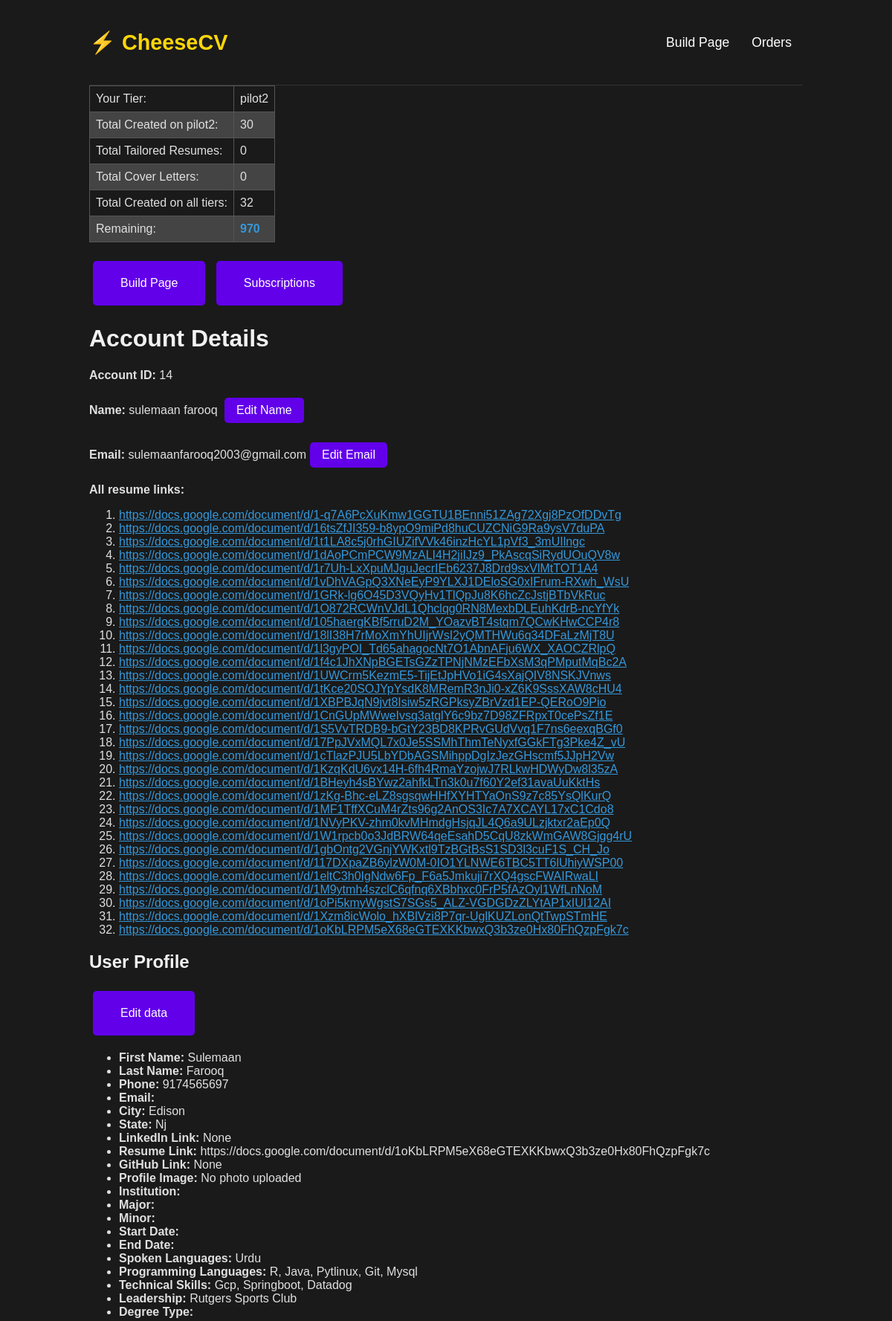
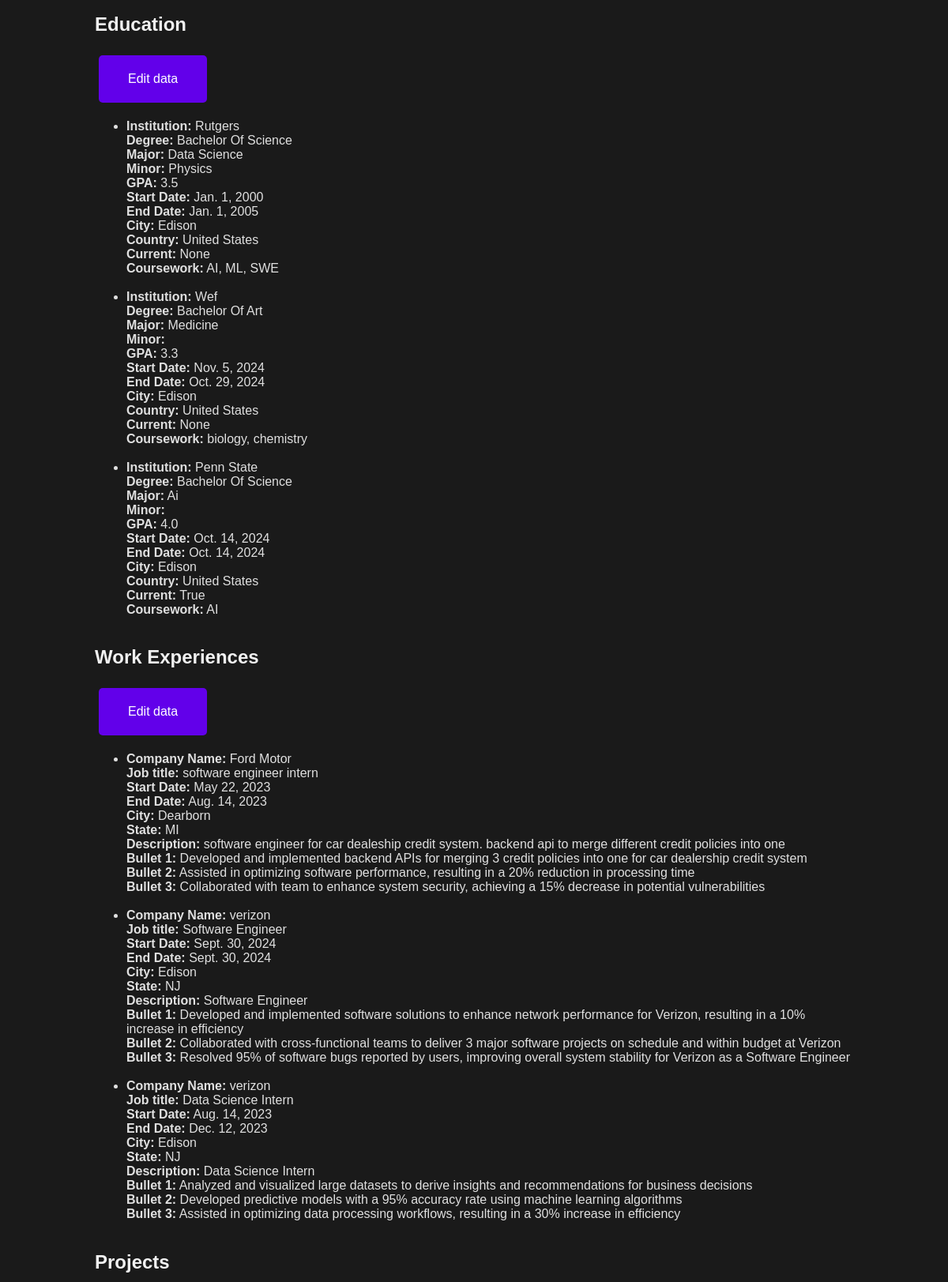
Screenshot of /14/account/ (signed in, upper part) with the database file from the repository (2 pictures, top to bottom).
### resume_app/models.py (models this page shows, shortened)
class Account(models.Model):
    id = models.AutoField(primary_key=True)
    user = models.ForeignKey(User, on_delete=models.CASCADE, null=True, related_name='account_user')
    name = models.CharField(max_length=255, unique=True)  # needs to be unique
    password = models.CharField(max_length=255)  # Store hashed password
    email = models.EmailField()
    tier = models.CharField(max_length=255, default="free")
    educations = models.ForeignKey('Education', on_delete=models.SET_NULL, null=True, related_name='education_account')
    user_profile = models.ForeignKey('UserProfile', on_delete=models.SET_NULL, null=True, related_name='user_profile_account')
    user_plan = models.ForeignKey('Plan', on_delete=models.SET_NULL, null=True, related_name='user_plan')
    user_payment = models.ForeignKey('Payment', on_delete=models.SET_NULL, null=True, related_name='user_payment')
    resume_links = models.CharField(max_length=100000, blank=True, null=True, help_text="Separate links with commas")
    unique_words = models.CharField(max_length=10000000, blank=True, null=True, help_text="Separate actions words with commas")
    reset_password_code = models.CharField(max_length=255, null=True)
    is_active = models.BooleanField(default=True)
    def get_resume_links(self):
        return self.resume_links.split(',') if self.resume_links else []

class Plan(models.Model):
    id = models.AutoField(primary_key=True)
    type = models.CharField(max_length=255, default="free")
    account = models.ForeignKey(Account, on_delete=models.CASCADE, null=True)
    forms_remaining = models.IntegerField(default=2)
    forms_filled_on_current_plan = models.IntegerField(default=0)
    total_forms_filled = models.IntegerField(default=0)
    total_cover_letters = models.IntegerField(default=0)
    total_tailored_resumes = models.IntegerField(default=0)
    subscription_ids = models.CharField(max_length=100000, blank=True, null=True, help_text="subscription_ids seperated by commas")

class UserProfile(models.Model):
    def profile_image_upload_to(instance, filename):
        return f"profile_pictures/{instance.account.id}.jpg"
    id = models.AutoField(primary_key=True)
    account = models.ForeignKey(Account, on_delete=models.CASCADE, null=True, related_name='account_user_profile')
    first_name = models.CharField(max_length=255)
    last_name = models.CharField(max_length=255)
    phone = models.CharField(max_length=15)
    city = models.CharField(max_length=255)
    state = models.CharField(max_length=255)
    linkedin_link = models.CharField(blank=True, null=True, max_length=255)
    resume_link = models.URLField(blank=True, null=True)
    github_link = models.CharField(blank=True, null=True, max_length=255)
    website_link = models.URLField(blank=True, null=True)
    profile_image = models.ImageField(upload_to=profile_image_upload_to, storage=OverwriteStorage(), blank=True, null=True)
    spoken_languages = models.CharField(max_length=255, blank=True, null=True)
    programming_languages = models.CharField(max_length=255, blank=True, null=True)
    technical_skills = models.CharField(max_length=255, blank=True, null=True)
    leadership = models.CharField(max_length=255, blank=True, null=True)

class Education(models.Model):
    id = models.AutoField(primary_key=True)
    account = models.ForeignKey(Account, on_delete=models.CASCADE, null=True, related_name='account_education')
    institution = models.CharField(max_length=255, blank=True, null=True)
    major = models.CharField(max_length=255, blank=True, null=True)
    minor = models.CharField(max_length=255, blank=True, null=True)
    GPA = models.CharField(max_length=255, blank=True, null=True)
    start_date = models.DateField(default=date.today, null=True)
    end_date = models.DateField(default=date.today, null=True)
    city = models.CharField(max_length=255, blank=True, null=True)
    country = models.CharField(max_length=255, blank=True, null=True)
    current = models.BooleanField(default=False, null=True)
    coursework = models.CharField(max_length=1000, blank=True, null=True)
    DEGREE_CHOICES = [
        ('Bachelor of Science', 'Bachelor of Science'),
        ('Bachelor of Art', 'Bachelor of Art'),
        ('Master of Arts', 'Master of Arts'),
        ('Master of Science', 'Master of Science'),
        ('Master of Business Administration', 'Master of Business Administration'),
        ('Associate of Arts', 'Associate of Arts'),
        ('Associate of Science', 'Associate of Science'),
        ('Associate of Business Administration', 'Associate of Business Administration'),
        ('Associate of Engineering', 'Associate of Engineering'),
        ('Associate of Nursing', 'Associate of Nursing'),
    ]
    degree_type = models.CharField(
        max_length=100,
        choices=DEGREE_CHOICES,
        blank=True,
        null=True,
    )

class WorkExperience(models.Model):
    account = models.ForeignKey(Account, on_delete=models.CASCADE, null=True, related_name='work_experiences')
    company_name = models.CharField(max_length=255, validators=[MinLengthValidator(1)])
    job_title = models.CharField(max_length=255, validators=[MinLengthValidator(1)])
    start_date = models.DateField()
    end_date = models.DateField(null=True)
    currently_working = models.BooleanField(default=False)
    city = models.CharField(max_length=255, validators=[MinLengthValidator(1)])
    state = models.CharField(max_length=2, validators=[MinLengthValidator(2), MaxLengthValidator(2)])
    description = models.TextField(validators=[MinLengthValidator(1)])
    bullet1 = models.CharField(max_length=255, validators=[MinLengthValidator(1)])
    bullet2 = models.CharField(max_length=255, validators=[MinLengthValidator(1)])
    bullet3 = models.CharField(max_length=255, validators=[MinLengthValidator(1)])

### resume_app/views.py (the view)
# urls.py: path('<int:account_id>/account/', account, name='account'),
@login_required
def account(request , account_id):
    account = Account.objects.get(id=account_id)
    user_plan = Plan.objects.get(account = account)
    user_profile = UserProfile.objects.get(account = account)
    educations = Education.objects.filter(account=account)
    work_experiences = WorkExperience.objects.filter(account=account)
    projects = Project.objects.filter(account=account)
    context = {
        'account' : account ,
        'user_plan': user_plan ,
        'user_profile' : user_profile ,
        'educations' : educations ,
        'remaining' : user_plan.forms_remaining - user_plan.forms_filled_on_current_plan,
        'work_experiences' : work_experiences,
        'projects' : projects
    }
    return render (request, "account.html", context)

### resume_app/templates/account.html (shortened to what this page needs)
{% extends 'index.html' %}
{% load static %}
{% block header_links %}
        <a href="{% url 'confirmation' account_id=account.id %}">  Build Page </a>
        <a href="{% url 'subscriptions' account_id=account.id %}">  Orders </a>
{% endblock %}
{% block content %}
<div>
<div class="user-info-container">
    <table class="user-info-table">
        <tr>
            <td>Your Tier:</td>
            <td>{{account.tier}}</td>
        </tr>
        <tr>
            <td>Total Created on {{account.tier}}:</td>
            <td>{{user_plan.forms_filled_on_current_plan}}</td>
        </tr>
        <tr>
            <td>Total Tailored Resumes:</td>
            <td>{{user_plan.total_tailored_resumes}} </td>
        </tr>
        <tr>
            <td>Total Cover Letters:</td>
            <td>{{user_plan.total_cover_letters}} </td>
        </tr>
        <tr>
            <td>Total Created on all tiers:</td>
            <td>{{user_plan.total_forms_filled}} </td>
        </tr>
        <tr>
            <td>Remaining:</td>
            <td> <b> {{remaining}} </b> </td>
        </tr>
    </table>
    <a href="{% url 'confirmation' account_id=account.id %}" class="reload_resume_and_website-button">
        <button type="button"> Build Page </button>
    </a>
    <a href="{% url 'subscriptions' account_id=account.id %}" class="reload_resume_and_website-button">
        <button type="button">  Subscriptions </button>
    </a>
    <h1>Account Details</h1>
    <p><strong>Account ID:</strong> {{ account.id }}</p>
    <p><strong> Name:</strong> {{ account.name }} <button id="edit-name-btn">Edit Name</button> </p>
    <p><strong> Email:</strong> {{ account.email }}<button id="edit-email-btn">Edit Email</button> </p>
    <p><strong>All resume links:</strong>
    {% if account.resume_links %}
    <ol>
        {% for link in account.get_resume_links %}
        <li><a href="{{ link }}" target="_blank">{{ link }}</a></li>
        {% endfor %}
    </ol>
    {% else %}
    <p>No resume links available.</p>
    {% endif %}
    <h2>User Profile</h2>
    <a href="{% url 'form' account_id=account.id %}" class="reload_resume_and_website-button">
        <button type="button"> Edit data </button>
    </a>
    <ul>
        <li><strong>First Name:</strong> {{ user_profile.first_name }}</li>
        <li><strong>Last Name:</strong> {{ user_profile.last_name }}</li>
        <li><strong>Phone:</strong> {{ user_profile.phone }}</li>
        <li><strong>Email:</strong> {{ user_profile.email }}</li>
        <li><strong>City:</strong> {{ user_profile.city }}</li>
        <li><strong>State:</strong> {{ user_profile.state }}</li>
        <li><strong>LinkedIn Link:</strong> {{ user_profile.linkedin_link }}</li>
        <li><strong>Resume Link:</strong> {{ user_profile.resume_link }}</li>
        <li><strong>GitHub Link:</strong> {{ user_profile.github_link }}</li>
        {% if user_profile.profile_image %}
            <li><strong>Profile Image:</strong> <img src="{{ user_profile.profile_image.url }}" alt="Profile Image"></li>
        {% else %}
        <li><strong>Profile Image:</strong> No photo uploaded </li>
        {% endif %}
        <li><strong>Institution:</strong> {{ user_profile.institution }}</li>
        <li><strong>Major:</strong> {{ user_profile.major }}</li>
        <li><strong>Minor:</strong> {{ user_profile.minor }}</li>
        <li><strong>Start Date:</strong> {{ user_profile.start_date }}</li>
        <li><strong>End Date:</strong> {{ user_profile.end_date }}</li>
        <li><strong>Spoken Languages:</strong> {{ user_profile.spoken_languages }}</li>
        <li><strong>Programming Languages:</strong> {{ user_profile.programming_languages }}</li>
        <li><strong>Technical Skills:</strong> {{ user_profile.technical_skills }}</li>
        <li><strong>Leadership:</strong> {{ user_profile.leadership }}</li>
        <li><strong>Degree Type:</strong> {{ user_profile.get_degree_type_display }}</li>
    </ul>
    <h2>Education</h2>
    <a href="{% url 'form' account_id=account.id %}" class="reload_resume_and_website-button">
        <button type="button"> Edit data </button>
    </a>
    <ul>
        {% for education in educations %}
            <li>
                <strong>Institution:</strong> {{ education.institution }}<br>
                <strong>Degree:</strong> {{ education.degree_type }}<br>
                <strong>Major:</strong> {{ education.major }}<br>
                <strong>Minor:</strong> {{ education.minor }}<br>
                <strong>GPA:</strong> {{ education.GPA }}<br>
                <strong>Start Date:</strong> {{ education.start_date }}<br>
                <strong>End Date:</strong> {{ education.end_date }}<br>
                <strong>City:</strong> {{ education.city }}<br>
                <strong>Country:</strong> {{ education.country }}<br>
                <strong>Current:</strong> {{ education.current }}<br>
                <strong>Coursework:</strong> {{ education.coursework }}
            </li>  <br>
        {% endfor %}
    </ul>
    <h2>Work Experiences</h2>
    <a href="{% url 'form' account_id=account.id %}" class="reload_resume_and_website-button">
        <button type="button"> Edit data </button>
    </a>
    <ul>
            {% for work_experience in work_experiences %}
                <li>
                    <strong>Company Name:</strong> {{ work_experience.company_name }}<br>
                    <strong>Job title:</strong> {{ work_experience.job_title }}<br>
                    <strong>Start Date:</strong> {{ work_experience.start_date }}<br>
                    <strong>End Date:</strong> {{ work_experience.end_date }}<br>
                    <strong>City:</strong> {{ work_experience.city }}<br>
                    <strong>State:</strong> {{ work_experience.state }}<br>
                    <strong>Description:</strong> {{ work_experience.description }}<br>
                    <strong>Bullet 1:</strong> {{ work_experience.bullet1 }}<br>
                    <strong>Bullet 2:</strong> {{ work_experience.bullet2 }}<br>
                    <strong>Bullet 3:</strong> {{ work_experience.bullet3 }}
                </li>
                <br>
            {% endfor %}
    </ul>
    <h2>Projects</h2>
</div>
{% endblock %}

### resume_app/templates/index.html (style rules this page uses)
body { padding: 0 10%; margin: 0; background-color: #121212; color: #ffffff; font-family: 'Poppins', sans-serif; }
html { scroll-behavior: smooth; }
.header-nav a { color: #ffffff; margin: 0 15px; text-decoration: none; font-size: 1.1em; }

### resume_app/templates/account.html (style rules this page uses)
body { font-family: 'Arial', sans-serif; background-color: #1a1a1a; color: #e0e0e0; }
h1, h2 { color: #f1f1f1; }
button { background-color: #ffd60a; color: white; padding: 10px 15px; border: none; border-radius: 4px; cursor: pointer; }
.user-info-table { width: auto; border-collapse: collapse; margin-bottom: 20px; }
.user-info-table td { padding: 8px; border: 1px solid #555; text-align: left; color: #e0e0e0; }
.user-info-table tr:nth-child(even) { background-color: #444; }
.user-info-table b { color: #3498db; }
.reload_resume_and_website-button, button { background-color: #6200ea; color: white; border: none; padding: 8px 16px; text-align: center; text-decoration: none; display: inline-block; font-size: 16px; margin: 5px; cursor: pointer; border-radius: 5px; }
a { color: #3498db; }

### rows the page displays
Account: tier "pilot2", id "14", name "sulemaan farooq", email "sulemaanfarooq2003@gmail.com"
Plan: forms_filled_on_current_plan "30", total_tailored_resumes "0", total_cover_letters "0", total_forms_filled "32"
UserProfile: first_name "Sulemaan", last_name "Farooq", phone "9174565697", city "Edison", state "Nj", linkedin_link "None", resume_link "https://docs.google.com/document/d/1oKbLRPM5eX68eGTEXKKbwxQ3b3ze0Hx80FhQzpFgk7c", github_link "None", spoken_languages "Urdu", programming_languages "R, Java, Pytlinux, Git, Mysql", technical_skills "Gcp, Springboot, Datadog", leadership "Rutgers Sports Club"
Education: institution "Rutgers", degree_type "Bachelor Of Science", major "Data Science", minor "Physics", GPA "3.5", start_date "Jan. 1, 2000", end_date "Jan. 1, 2005", city "Edison", country "United States", current "None", coursework "AI, ML, SWE"
Education: institution "Wef", degree_type "Bachelor Of Art", major "Medicine", GPA "3.3", start_date "Nov. 5, 2024", end_date "Oct. 29, 2024", city "Edison", country "United States", current "None", coursework "biology, chemistry"
Education: institution "Penn State", degree_type "Bachelor Of Science", major "Ai", GPA "4.0", start_date "Oct. 14, 2024", end_date "Oct. 14, 2024", city "Edison", country "United States", current "True", coursework "AI"
WorkExperience: company_name "Ford Motor", job_title "software engineer intern", start_date "May 22, 2023", end_date "Aug. 14, 2023", city "Dearborn", state "MI", description "software engineer for car dealeship credit system. backend api to merge different credit policies into one", bullet1 "Developed and implemented backend APIs for merging 3 credit policies into one for car dealership credit system", bullet2 "Assisted in optimizing software performance, resulting in a 20% reduction in processing time", bullet3 "Collaborated with team to enhance system security, achieving a 15% decrease in potential vulnerabilities"
WorkExperience: company_name "verizon", job_title "Software Engineer", start_date "Sept. 30, 2024", end_date "Sept. 30, 2024", city "Edison", state "NJ", description "Software Engineer", bullet1 "Developed and implemented software solutions to enhance network performance for Verizon, resulting in a 10% increase in efficiency", bullet2 "Collaborated with cross-functional teams to deliver 3 major software projects on schedule and within budget at Verizon", bullet3 "Resolved 95% of software bugs reported by users, improving overall system stability for Verizon as a Software Engineer"
WorkExperience: company_name "verizon", job_title "Data Science Intern", start_date "Aug. 14, 2023", end_date "Dec. 12, 2023", city "Edison", state "NJ", description "Data Science Intern", bullet1 "Analyzed and visualized large datasets to derive insights and recommendations for business decisions", bullet2 "Developed predictive models with a 95% accuracy rate using machine learning algorithms", bullet3 "Assisted in optimizing data processing workflows, resulting in a 30% increase in efficiency"

### other values shown
{{ remaining }} "970"
{{ link }} "https://docs.google.com/document/d/1-q7A6PcXuKmw1GGTU1BEnni51ZAg72Xgj8PzOfDDvTg" "https://docs.google.com/document/d/16tsZfJI359-b8ypO9miPd8huCUZCNiG9Ra9ysV7duPA" "https://docs.google.com/document/d/1t1LA8c5j0rhGIUZifVVk46inzHcYL1pVf3_3mUIlngc" "https://docs.google.com/document/d/1dAoPCmPCW9MzALI4H2jiIJz9_PkAscqSiRydUOuQV8w" "https://docs.google.com/document/d/1r7Uh-LxXpuMJguJecrIEb6237J8Drd9sxVlMtTOT1A4" "https://docs.google.com/document/d/1vDhVAGpQ3XNeEyP9YLXJ1DEloSG0xIFrum-RXwh_WsU" "https://docs.google.com/document/d/1GRk-lg6O45D3VQyHv1TlQpJu8K6hcZcJstjBTbVkRuc" "https://docs.google.com/document/d/1O872RCWnVJdL1Qhclqg0RN8MexbDLEuhKdrB-ncYfYk" "https://docs.google.com/document/d/105haergKBf5rruD2M_YOazvBT4stqm7QCwKHwCCP4r8" "https://docs.google.com/document/d/18lI38H7rMoXmYhUIjrWsI2yQMTHWu6q34DFaLzMjT8U" "https://docs.google.com/document/d/1l3gyPOI_Td65ahagocNt7O1AbnAFju6WX_XAOCZRlpQ" "https://docs.google.com/document/d/1f4c1JhXNpBGETsGZzTPNjNMzEFbXsM3qPMputMqBc2A" "https://docs.google.com/document/d/1UWCrm5KezmE5-TijEtJpHVo1iG4sXajQIV8NSKJVnws" "https://docs.google.com/document/d/1tKce20SOJYpYsdK8MRemR3nJi0-xZ6K9SssXAW8cHU4" "https://docs.google.com/document/d/1XBPBJqN9jvt8Isiw5zRGPksyZBrVzd1EP-QERoO9Pio" "https://docs.google.com/document/d/1CnGUpMWweIvsq3atglY6c9bz7D98ZFRpxT0cePsZf1E" "https://docs.google.com/document/d/1S5VvTRDB9-bGtY23BD8KPRvGUdVvq1F7ns6eexqBGf0" "https://docs.google.com/document/d/17PpJVxMQL7x0Je5SSMhThmTeNyxfGGkFTg3Pke4Z_vU" "https://docs.google.com/document/d/1cTlazPJU5LbYDbAGSMihppDgIzJezGHscmf5JJpH2Vw" "https://docs.google.com/document/d/1KzqKdU6vx14H-6fh4RmaYzojwJ7RLkwHDWyDw8l35zA" "https://docs.google.com/document/d/1BHeyh4sBYwz2ahfkLTn3k0u7f60Y2ef31avaUuKktHs" "https://docs.google.com/document/d/1zKg-Bhc-eLZ8sgsqwHHfXYHTYaOnS9z7c85YsQlKurQ" "https://docs.google.com/document/d/1MF1TffXCuM4rZts96g2AnOS3Ic7A7XCAYL17xC1Cdo8" "https://docs.google.com/document/d/1NVyPKV-zhm0kvMHmdgHsjqJL4Q6a9ULzjktxr2aEp0Q" "https://docs.google.com/document/d/1W1rpcb0o3JdBRW64qeEsahD5CqU8zkWmGAW8Gjgg4rU" "https://docs.google.com/document/d/1gbOntg2VGnjYWKxtl9TzBGtBsS1SD3l3cuF1S_CH_Jo" "https://docs.google.com/document/d/117DXpaZB6ylzW0M-0IO1YLNWE6TBC5TT6lUhiyWSP00" "https://docs.google.com/document/d/1eltC3h0IgNdw6Fp_F6a5Jmkuji7rXQ4gscFWAIRwaLI" "https://docs.google.com/document/d/1M9ytmh4szclC6qfnq6XBbhxc0FrP5fAzOyl1WfLnNoM" "https://docs.google.com/document/d/1oPi5kmyWgstS7SGs5_ALZ-VGDGDzZLYtAP1xIUI12AI" "https://docs.google.com/document/d/1Xzm8icWolo_hXBlVzi8P7qr-UglKUZLonQtTwpSTmHE" "https://docs.google.com/document/d/1oKbLRPM5eX68eGTEXKKbwxQ3b3ze0Hx80FhQzpFgk7c"
